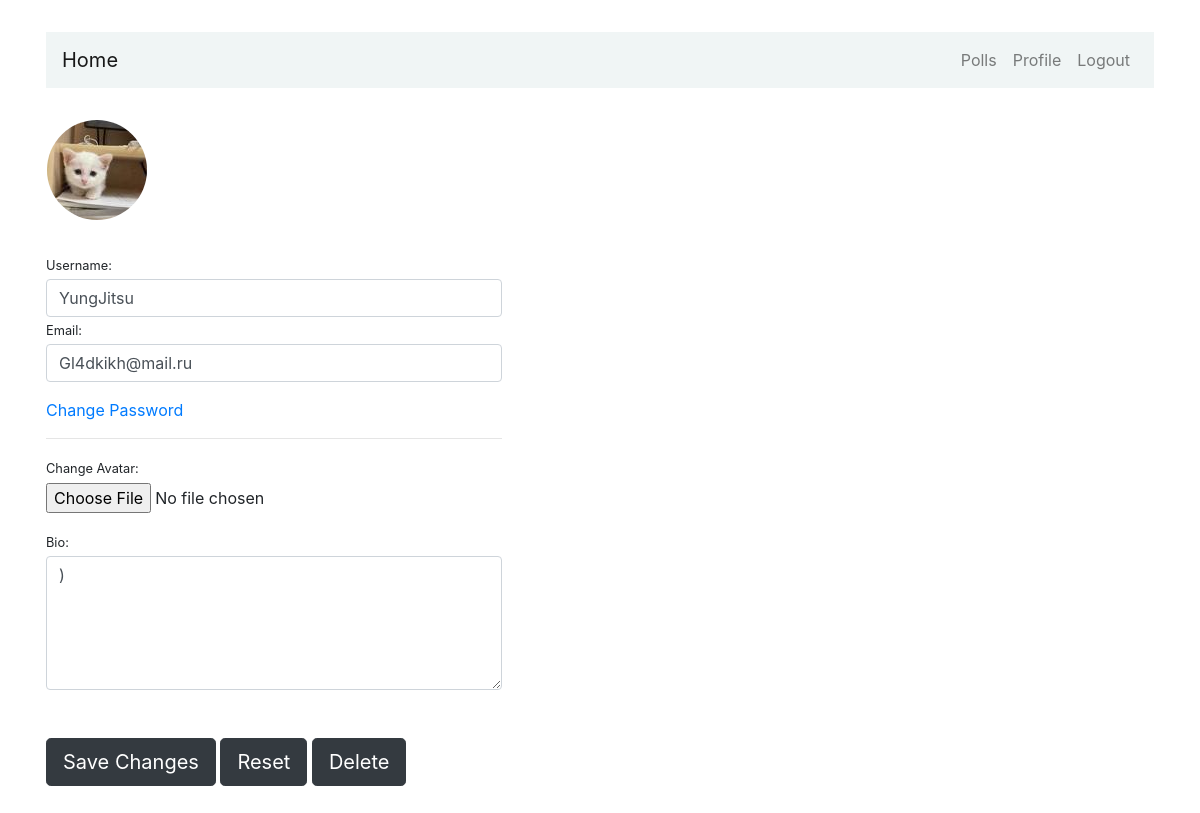
/profile/ (signed in), run on an earlier commit of the app's database.
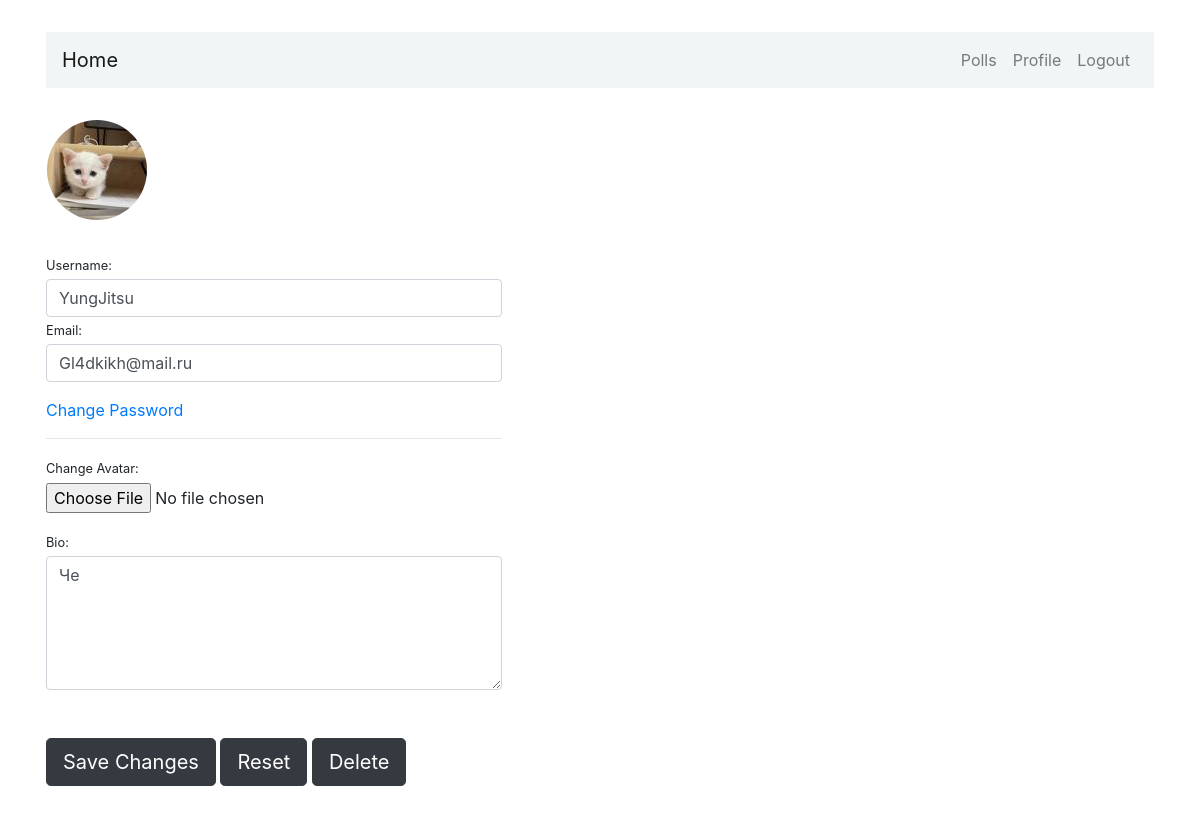
And on a later commit of the database.
### users/models.py (models this page shows, shortened)
class Profile(models.Model):
    user = models.OneToOneField(User, on_delete=models.CASCADE)
    avatar = models.ImageField(default='default.jpg', upload_to='profile_images')
    bio = models.TextField()

### users/views.py (the view)
# urls.py: path('profile/', profile, name='users-profile'),
@login_required
def profile(request):
    if request.method == 'POST':
        user_form = UpdateUserForm(request.POST, instance=request.user)
        profile_form = UpdateProfileForm(request.POST, request.FILES, instance=request.user.profile)
        if user_form.is_valid() and profile_form.is_valid():
            user_form.save()
            profile_form.save()
            messages.success(request, 'Your profile is updated successfully')
            return redirect(to='users-profile')
    else:
        user_form = UpdateUserForm(instance=request.user)
        profile_form = UpdateProfileForm(instance=request.user.profile)
    return render(request, 'users/profile.html', {'user_form': user_form, 'profile_form': profile_form})

### users/forms.py
class UpdateUserForm(forms.ModelForm):
    username = forms.CharField(max_length=100,
                               required=True,
                               widget=forms.TextInput(attrs={'class': 'form-control'}))
    email = forms.EmailField(required=True,
                             widget=forms.TextInput(attrs={'class': 'form-control'}))
    class Meta:
        model = User
        fields = ['username', 'email']

class UpdateProfileForm(forms.ModelForm):
    avatar = forms.ImageField(widget=forms.FileInput(attrs={'class': 'form-control-file'}))
    bio = forms.CharField(widget=forms.Textarea(attrs={'class': 'form-control', 'rows': 5}))
    class Meta:
        model = Profile
        fields = ['avatar', 'bio']

### users/templates/users/profile.html (shortened to what this page needs)
{% extends "users/base.html" %}
{% block content %}
    <div class="row my-3 p-3">
        <img class="rounded-circle account-img" src="{{ user.profile.avatar.url }} " style="cursor: pointer; width: 100px; height: 100px;"/>
    </div>
    <div class="form-content">
        <form method="post" enctype="multipart/form-data">
            <div class="form-row">
                <div class="col-md-5">
                    <div class="form-group">
                        <label class="small mb-1">Username:</label>
                            {{ user_form.username }}
                        <label class="small mb-1">Email:</label>
                            {{ user_form.email }}
                    </div>
                    <div class="form-group">
                        <a href="{% url 'password_change' %}">Change Password</a>
                        <hr>
                        <label class="small mb-1">Change Avatar:</label>
                        {{ profile_form.avatar }}
                    </div>
                    <label class="small mb-1">Bio:</label> {{ profile_form.bio }}
                </div>
            </div>
            <br><br>
            <button type="submit" class="btn btn-dark btn-lg">Save Changes</button>
            <button type="reset" class="btn btn-dark btn-lg">Reset</button>
            <a class="btn btn-dark btn-lg" href="{% url 'user_delete' %}" role="button">Delete</a>
        </form>
    </div>
{% endblock content %}

What changed in the data, as far as the page shows it:
changed Profile: bio ")" → "Че"
